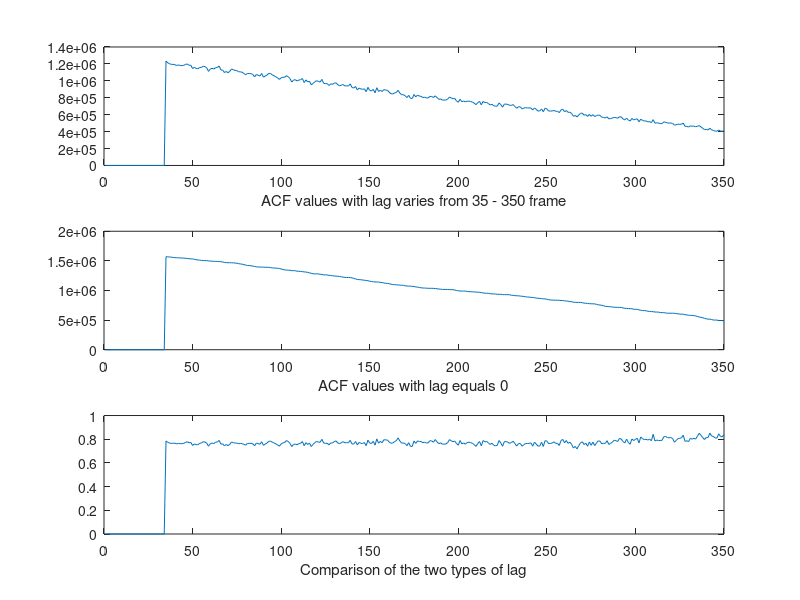

MATLAB code to generate this figure:
clc;
clear;
%shift 35 -> 350
A= randi([1 100],1,500);
ACF = zeros(1,350-35+1);
for shift = 35:350
    acf=0;
    for i=1:(500-shift)
        acf=acf+A(i)*A(i+shift);
    end
    ACF(shift) = acf;
end
ACFzero = zeros(1,350-35+1);
for shift = 35:350
    acf=0;
    for i=1:(500-shift)
        acf=acf+A(i)*A(i);
    end
    ACFzero(shift) = acf;
end
Compare = zeros(1,350-35+1);
for shift = 35:350
    if ACFzero(shift)~=0
        Compare(shift) = ACF(shift)/ACFzero(shift);
    end;
end
figure;
subplot(3,1,1);
plot(ACF);
xlabel('Lag');
xlabel('ACF values with lag varies from 35 - 350 frame');
subplot(3,1,2);
plot(ACFzero);
xlabel('Lag');
xlabel('ACF values with lag equals 0');
subplot(3,1,3);
plot(Compare);
xlabel('Comparison of the two types of lag');
%neu tin hieu ko tuan hoan thi do tuong quan cua ACF so voi ACFzero luon
%nho hon 80%
